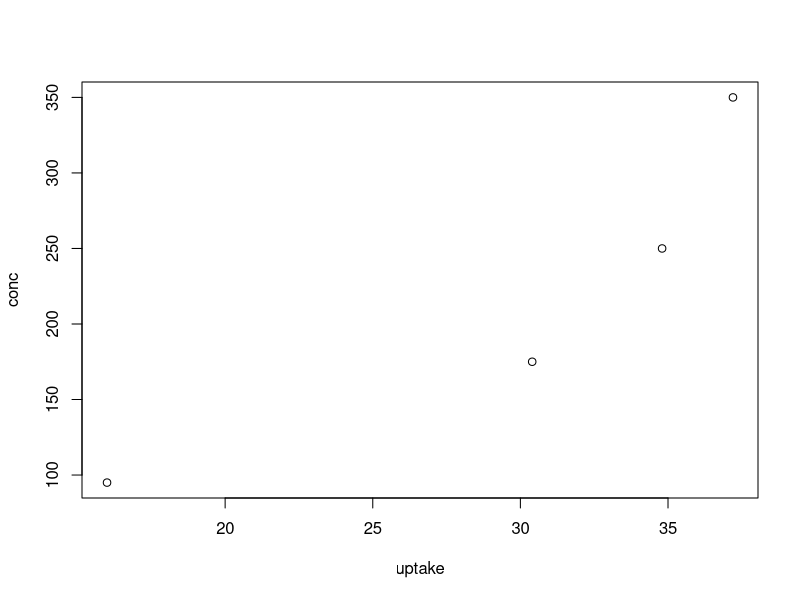
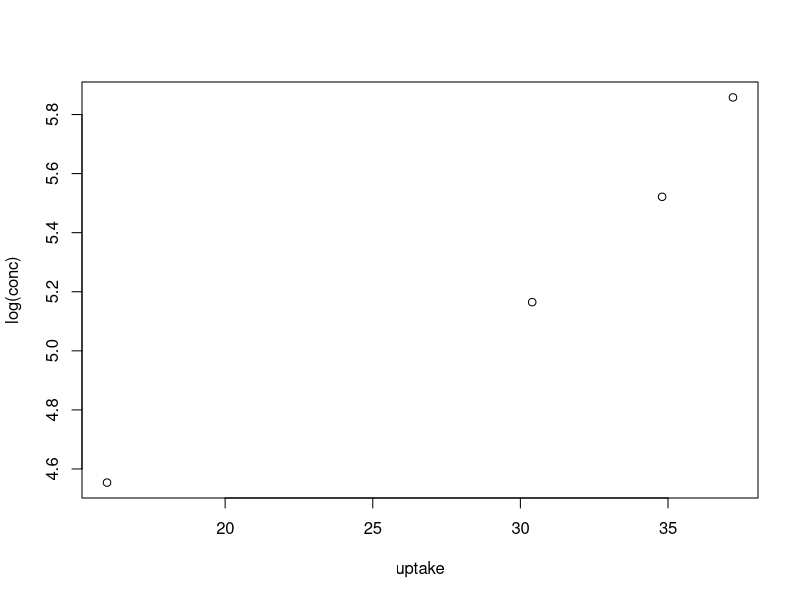
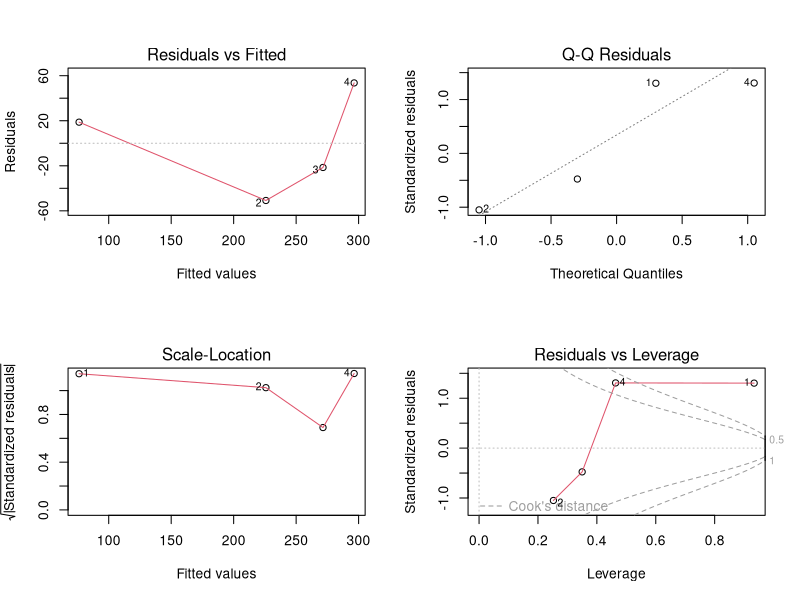
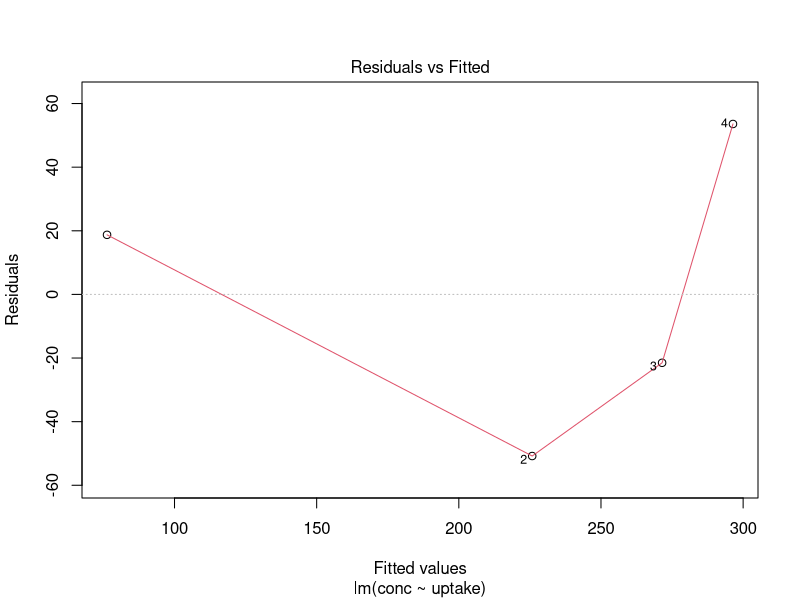
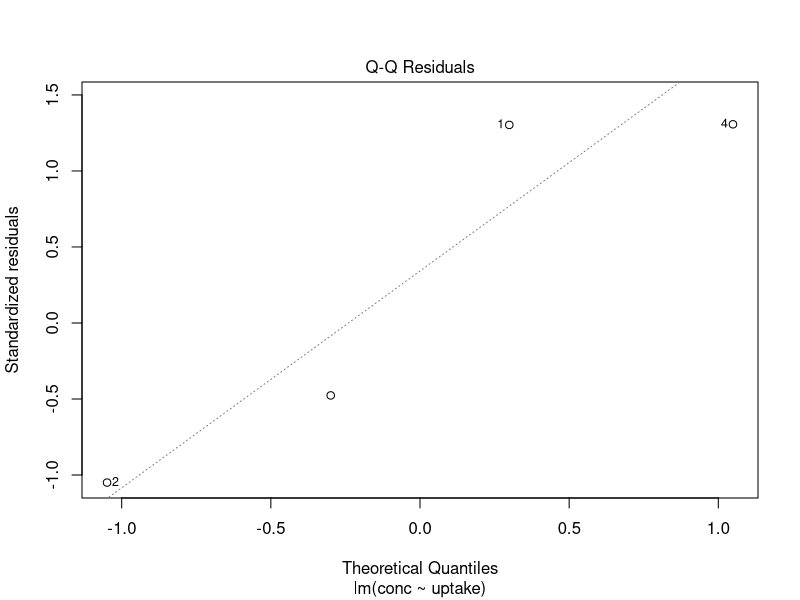
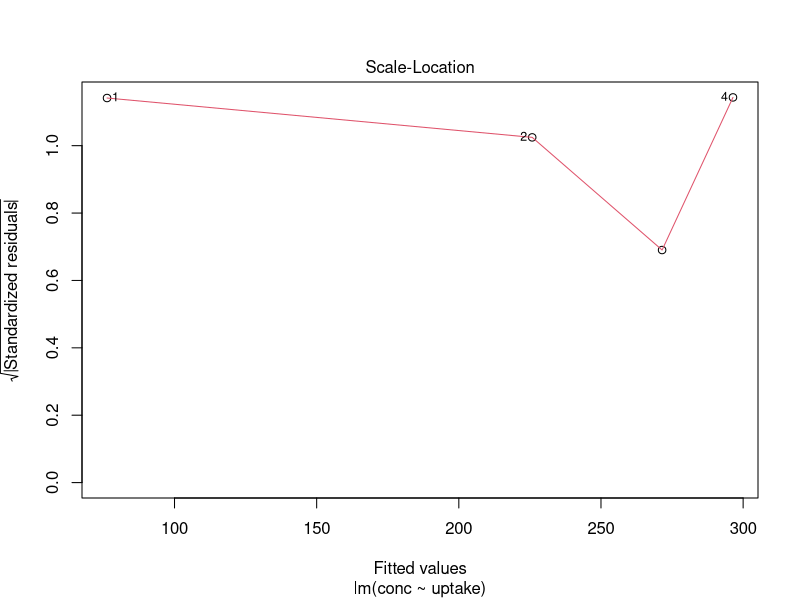
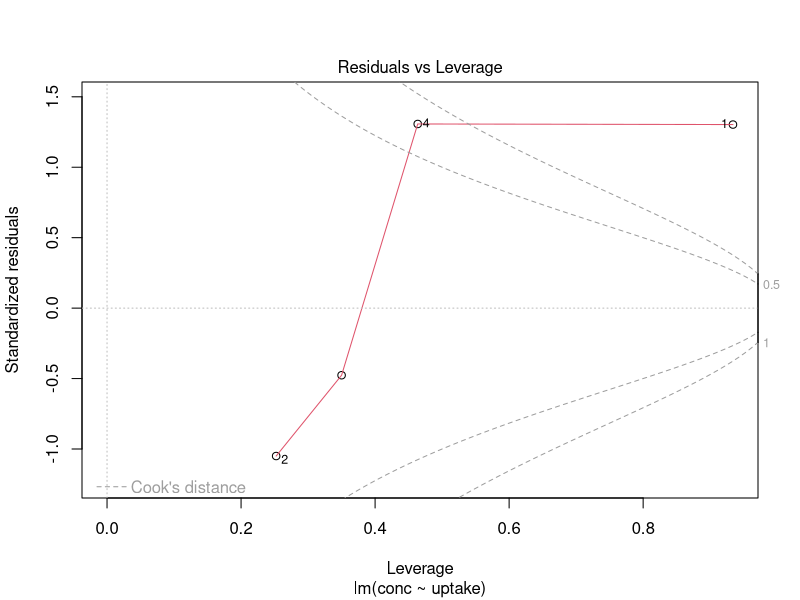
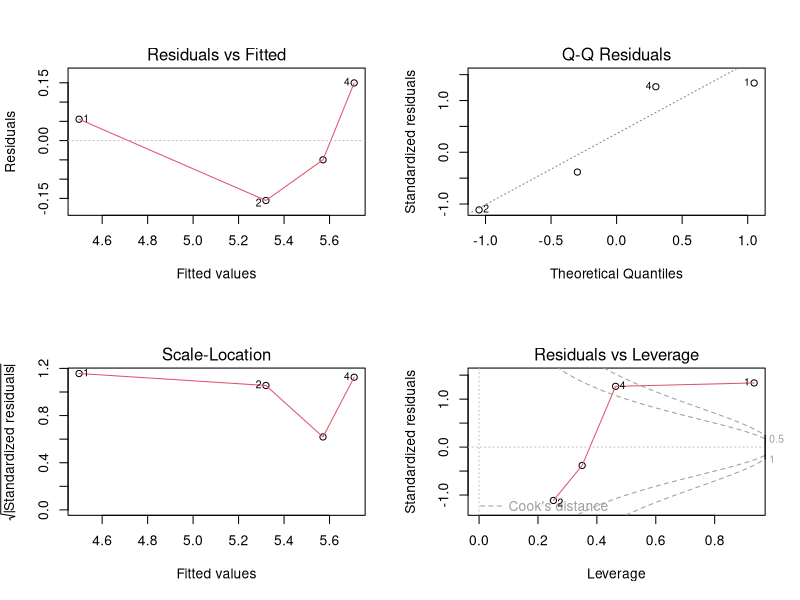

Write the R code that produced these figures, in order. (Note: this script raises an error after producing the figures.)
#see data available
data()

#we will work CO2:
head(CO2)

#make it small for calculation purposes, and plot it:
CO2.short <- CO2[1:4,]
CO2.short
CO2.short <- CO2.short[c("conc", "uptake")]
CO2.short
plot(data=CO2.short, conc~uptake)

#linear regression using linear algebra:
X <- cbind(1,CO2.short$uptake)
X
solve( t(X) %*% X ) %*% t(X) %*% CO2.short$conc

#linear regression using lm:
rm.lm <- lm(conc~uptake, data=CO2.short)
coefficients(rm.lm)

#log looks a good transformation:
rm.lmlog <- lm(log(conc)~uptake, data=CO2.short)
coefficients(rm.lmlog)

X <- cbind(1,CO2.short$uptake)
X
solve( t(X) %*% X ) %*% t(X) %*% log(CO2.short$conc)

plot(data=CO2.short, log(conc)~uptake)

anova(rm.lm)
summary(rm.lm)

anova(rm.lmlog)
summary(rm.lmlog)


par(mfrow=c(2,2))
plot(rm.lm) 

par(mfrow=c(1,1))
plot(rm.lm) 


par(mfrow=c(2,2))
plot(rm.lmlog) 

CO2.short$logconc <- log(CO2.short$conc)


fitted(rm.lmlog)
residuals(rm.lmlog)

#The degrees of freedom associated with each sum of squares is determined
#by the sample size n and the number of parameters p in the model. [We
#use p' to denote the number of parameters in the model and p (without
#the prime) to denote the number of independent variables; p' = p+1 when
#the model includes an intercept] The degrees of freedom
#associated with SS(Model) is p'=2; the degrees of freedom associated with
#SS(Regr) is always 1 less to account for subtraction of the correction factor,




#http://data.princeton.edu/r/linearmodels.html
rm.lm <- lm(conc~uptake, data=CO2)
coefficients(rm.lm)

X <- cbind(1,CO2$uptake)
X
solve( t(X) %*% X ) %*% t(X) %*% CO2$conc


rm.lm <- lm(conc~uptake+Type, data=CO2)
coefficients(rm.lm)





rr <- function(x, y) {coefficients(lm(x, data=y))}
rr(x=conc~uptake+Type, y=CO2)
rr(conc~uptake:Type, CO2)
rr(conc~uptake*Type, CO2)
summary(rm.lm)



par(mfrow=c(2,2))
plot(rm.lm) 

par(mfrow=c(1,1))
plot(rm.lm) 

fitted(rm.lm)
residuals(rm.lm)

sort(CO2$uptake)


CO2$CO2.class <- cut(CO2$uptake, breaks = c(7.7, 31.5, 40.6, 45.5), label=c("one","two","three"))
 
lm(conc~ log(uptake)+Type, data=CO2)

library(splines) #function is bs
rm.bs <- bs(Type, knots = c(7.7, 31.5, 40.6, 45.5)+ uptake) 
#end of http://data.princeton.edu/r/linearmodels.html

